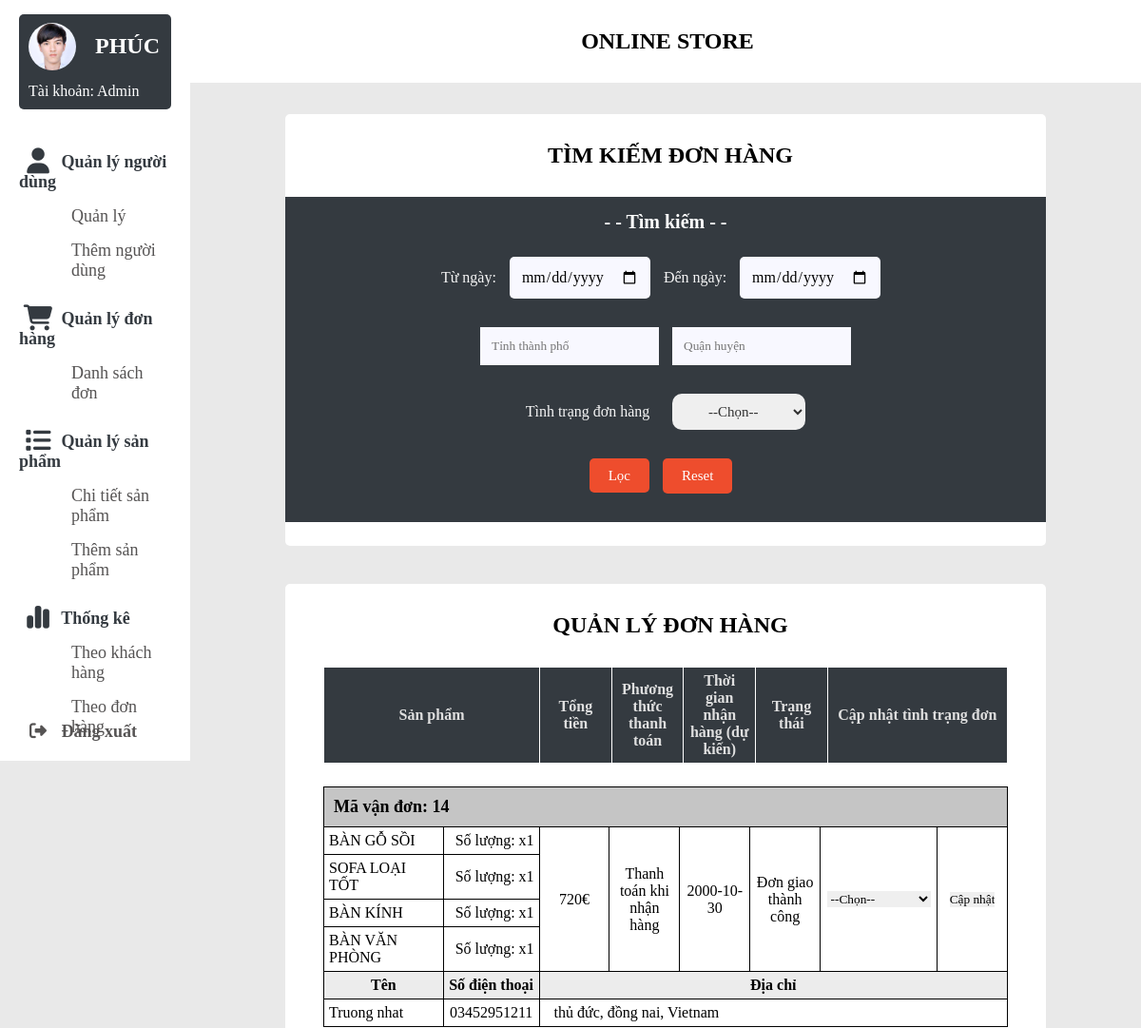
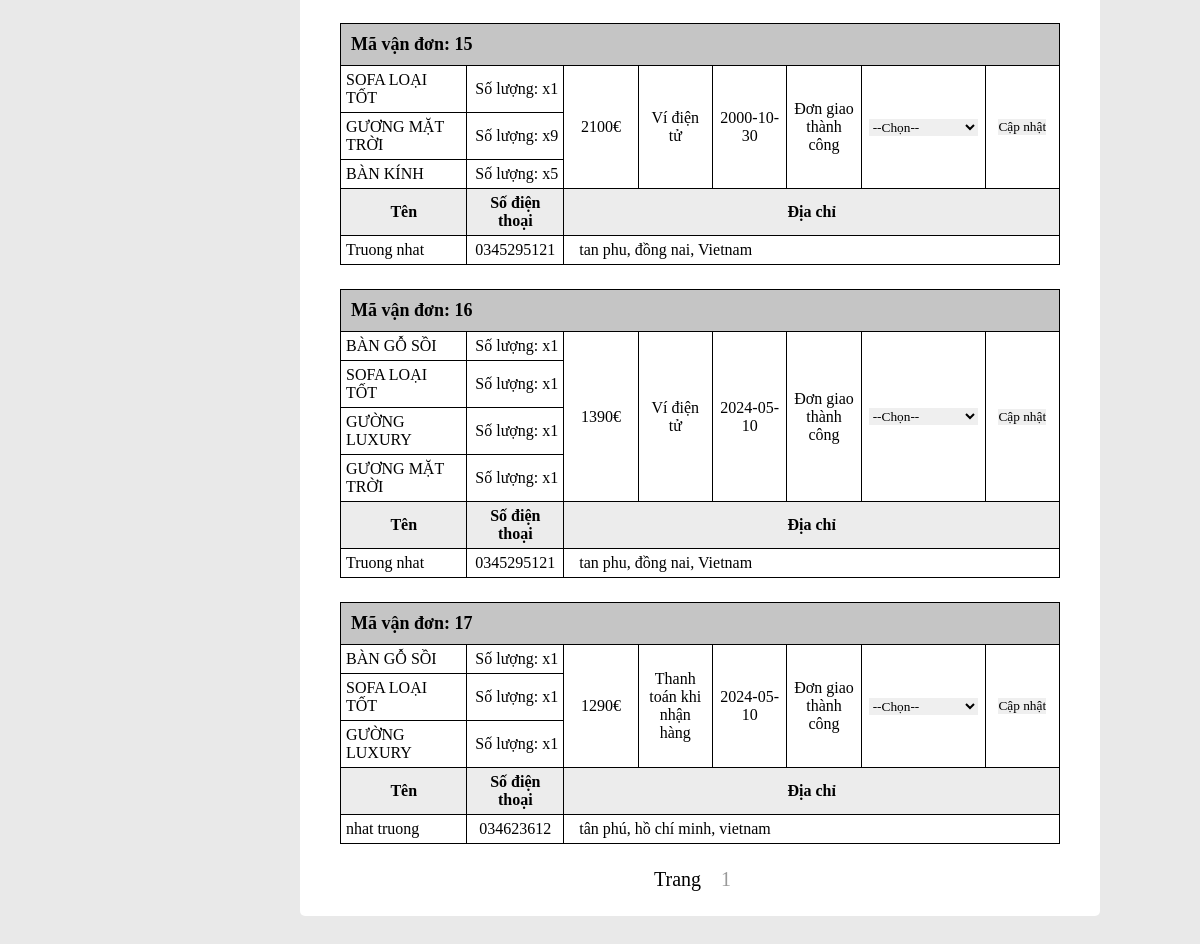
The page /admin/cart-admin.php on the database its author committed (2 pictures, top to bottom).
### tables this page shows
CREATE TABLE `cart_detail` (
  `id` int(11) NOT NULL,
  `username` varchar(500) NOT NULL,
  `hoten` varchar(50) NOT NULL,
  `diachi` varchar(1000) NOT NULL,
  `sdt` varchar(50) NOT NULL,
  `payment` varchar(50) NOT NULL,
  `tensp` varchar(500) NOT NULL,
  `soluong` varchar(500) NOT NULL,
  `gia` varchar(500) NOT NULL,
  `tong` varchar(50) NOT NULL,
  `tongtien` varchar(50) NOT NULL,
  `xuly` varchar(50) NOT NULL,
  `time_shipping` date NOT NULL,
  `time_order` date NOT NULL
);

### admin/cart-admin.php (the view, shortened to what this page needs)
<?php
global $conn;
$username_admin = $_GET['admin'];
$sql = "SELECT * from cart_detail where 1=1";
$result = $conn->query($sql);
?>
<span style="font-family: verdana, geneva, sans-serif;">
<!DOCTYPE html>
<html lang="en">
<head>
<link rel="stylesheet" href="style/style_admin.css" />
<link rel="stylesheet" href="style/style_cartadmin.css" />
<link rel="stylesheet" href="https://cdnjs.cloudflare.com/ajax/libs/font-awesome/6.5.0/css/all.min.css" />
</head>
<body>
<div class="container">
    <?php include 'navbar.php'; ?>
    <div class="top-banner">
        <p>Online store</p>
    </div>
    <section class="main">
    <div class="main-top"></div>
    <div class="background-section">
        <div class="main-body">
            <h1>TÌM KIẾM ĐƠN HÀNG</h1>
        </div>
            <form action="" class="form-search" method="post">
                <h5 class="h5-search">- - Tìm kiếm - -</h5>
                <div class="date-search-cart-admin">
                    <label for="" class="label">Từ ngày:</label>
                    <input type="date" name="from-date" class="select">
                    <label for="" class="label">Đến ngày:</label>
                    <input type="date" class="select" name="to-date">
                </div>
                <div class="address-search-cart-admin">
                    <input class="label2" type="text" name="city" placeholder="Tỉnh thành phố">
                    <input class="label3" type="text" name="district" placeholder="Quận huyện">
                </div>
                <div class="abcde">
                    <label for="" class="label">Tình trạng đơn hàng</label>
                    <select name="donhang" >
                        <option value="">--Chọn--</option>
                    </select>
                </div>
                <div class="nut-loc-va-reset">
                    <label for="submitbutton">
                    <span  class="button">Lọc</span>
                    </label>
                    <input type="submit" id="resetbutton" name="reset" class="button" value="Reset">
                </div>
            </form>
    </div>
    <div class="background-section">
        <div class="main-body">
        <h1>QUẢN LÝ ĐƠN HÀNG</h1>
    </div>
    <table class="table-main">
    <tr class="tr-main">
        <th class="sanpham" colspan="2">Sản phẩm</th>
        <th class="doanhthu">Tổng tiền</th>
        <th class="vanchuyen">Phương thức thanh toán</th>
        <th class="thoigian">Thời gian nhận hàng (dự kiến)</th>
        <th class="trangthai">Trạng thái</th>
        <th class="thaotac" colspan="2">Cập nhật tình trạng đơn</th>
    </tr>
    </table>
    <?php
    $records_per_page = 5;
    $sql_count = "SELECT COUNT(*) AS total_records FROM cart_detail";
    $result_count = $conn->query($sql_count);
    $row_count = $result_count->fetch_assoc();
    $total_records = $row_count['total_records'];
    $total_pages = ceil($total_records / $records_per_page);
    $pagination = "<div class='pagination' style='font-size: 20px;'> Trang ";
    for ($i = 1; $i <= $total_pages; $i++) {
        $pagination .= "<a style='text-decoration: none; padding: 0; min-width: 2.5rem; text-align: center; height: 1.875rem; font-size: 1.25rem; margin-left: .9375rem; margin-right: .9375rem; color: rgba(0,0,0,.4); display: inline; justify-content: center;' href='?admin=$username_admin&page=$i'>$i</a>";
    }
    $pagination .= "</div>";
    while ($row = $result->fetch_assoc()) {
        $tensp_array = explode('/', $row['tensp']);
        $soluong_array = explode('/', $row['soluong']);
        $count_slash = count($tensp_array);
        ?>
        <table class="table-data">
            <tr class="tr-data">
                <th class="mavandon" colspan="8">
                    Mã vận đơn: <?php echo $row['id']?>
                </th>
            </tr>
            <?php foreach ($tensp_array as $key => $product) { ?>
            <tr>
                <td class="sanpham">
                    <?php echo $product?>
                </td>
                <td class="soluong">Số lượng: x<?php echo $soluong_array[$key]?></td>
                <?php if ($key === 0)
                {
                    ?>
                    <td class="doanhthu" rowspan="<?php echo $count_slash?>">
                        <?php echo $row['tongtien'].'€'?>
                    </td>
                    <td class="vanchuyen" rowspan="<?php echo $count_slash?>">
                        <?php echo $row['payment']?>
                    </td>
                    <td class="date" rowspan="<?php echo $count_slash?>"><?php echo $row['time_shipping']?></td>
                    <td class="trangthai" rowspan="<?php echo $count_slash?>">
                        <?php
                        if ($row['xuly']==1){
                            echo 'Đơn chưa xác nhận';
                        }
                        else if ($row['xuly']==2){
                            echo 'Đơn đã xác nhận';
                        }
                        else if ($row['xuly']==3){
                            echo 'Đơn giao thành công';
                        }
                        else if ($row['xuly']==4){
                            echo 'Hủy đơn';
                        }
                        ?>
                    </td>
                    <form method="post">
                        <td class="option" rowspan="<?php echo $count_slash?>">
                            <select name="selection">
                                <option value="">--Chọn--</option>
                            </select>
                        </td>
                        <td class="capnhat" rowspan="<?php echo $count_slash?>">
                            <input type="submit" name="update" value="Cập nhật">
                        </td>
                    </form>
                    <?php
                }
                ?>
            </tr>
            <?php } ?>
            <tr>
                <th class="name">Tên</th>
                <th class="sdt">Số điện thoại</th>
                <th colspan="6" class="address">Địa chỉ</th>
            </tr>
            <tr>
                <td class="name">
                    <?php echo $row['hoten']?>
                </td >
                <td class="sdt">
                    <?php echo $row['sdt']?>
                </td>
                <td colspan="6" class="address">
                    <?php echo $row['diachi']?>
                </td>
            </tr>
        </table>
        <?php
    }
    echo $pagination;
    ?>
    </div>
    </section>
</div>
</body>
</html>

### admin/style/style_admin.css (style rules this page uses)
* { margin: 0; padding: 0; outline: none; border: none; text-decoration: none; list-style: none; box-sizing: border-box; font-family: 'Times New Roman', Times, serif; }
body { background: rgb(233, 233, 233); overflow-y: scroll; }
.container { display:flex; }
img, h1 { margin-left: 10px; }
.top-banner { top: 0; left: 0; position: fixed; width: 85% ; padding: 30px; z-index: 6666; background-color: #fff; margin-left: 16% ; }
p { text-align: center ; font-weight: bold; font-size: 24px; text-transform: uppercase; }
.main { width: 100% ; text-align: center; }
.main-top { padding: 50px; }
.main-body { padding: 10px 10px 10px 20px; }
h1 { margin: 20px 10px; }
.background-section { background-color: white; margin-top: 2%; margin-bottom: 4% ; margin-left: 100px; margin-right: 100px; border-radius: 5px; }

### admin/style/style_cartadmin.css (style rules this page uses)
table { margin-left: 5%; width: 90%; margin-bottom: 3%; }
th, td, table { border: solid 1px black; border-collapse: collapse; }
th:not(.mavandon):not(th.name):not(th.address):not(th.sdt) { background-color: #343a40; color: #dfdfdf; border: solid 1px white; }
th,td { padding-top: 20px; padding-bottom: 30px; padding: 5px; }
.mavandon { background-color: #c5c5c5; text-align: left; font-size: 18px; padding:10px }
th.sanpham { width: 30%; }
td.soluong { text-align: right; width: 13%; }
td.sanpham { width: 17%; }
.doanhthu { width: 10%; text-align: center; }
.trangthai { width: 10%; text-align: center; }
.vanchuyen { width: 10%; }
td.vanchuyen { text-align: center; }
.thoigian { width: 10%; }
.date { width: 10%; text-align: center; }
.thaotac { width: 25%; text-align: center; }
.capnhat { width: 10%; text-align: center; }
.option { width: 15%; text-align: center; }
.background-section { padding-bottom: 2.5%; }
th.name, th.address, th.sdt { background-color: rgb(236, 236, 236); }
td.sdt { text-align: center; }
td.address { padding-left: 15px; }
.form-search { padding: 15px; background-color: #343a40; }
.h5-search { font-size: 20px; margin-bottom: 10px; color: white; }
.select { padding: 5px 0 5px 5px; font-size: 16px; border-radius: 5px; margin-right: 10px; background-color: white; }
.button { background-color: white; padding: 5px 10px 5px 10px; font-size: 16px ; border-radius: 5px; margin-right: 10px; }
input.select { margin-left: 10px; background: ghostwhite; border: 0; filter: none; outline: none; padding: 12px; text-align: left; }
.label { color: whitesmoke; min-width: 20%; overflow: hidden; padding-bottom: 30px; text-align: right; white-space: nowrap; }
.date-search-cart-admin { padding: 15px; }
.address-search-cart-admin { padding: 15px; }
.label2 { background: ghostwhite; border: 0; filter: none; outline: none; padding: 12px; text-align: left; }
.label3 { margin-left: 10px; background: ghostwhite; border: 0; filter: none; outline: none; padding: 12px; text-align: left; }
.abcde { padding: 15px; }
.abcde select { margin-left: 20px; color: rgba(0,0,0,0.8); border-radius: 10px; text-align: center; padding: 10px; font-size: 15px; }
.nut-loc-va-reset { padding: 15px; }
.nut-loc-va-reset span { padding: 10px 20px; font-size: 15px; background-color: rgb(238, 77, 45); color: rgb(255,255,255); outline: 0px; overflow: visible; position: relative; }
.nut-loc-va-reset input { padding: 10px 20px; font-size: 15px; background-color: rgb(238, 77, 45); color: rgb(255,255,255); outline: 0px; overflow: visible; position: relative; }

### rows shown on the page
cart_detail: id "14", tensp "BÀN GỖ SỒI", username "1", tongtien "720", payment "Thanh toán khi nhận hàng", time_shipping "2000-10-30", xuly "Đơn giao thành công", tensp "SOFA LOẠI TỐT", tensp "BÀN KÍNH", tensp "BÀN VĂN PHÒNG", hoten "Truong nhat", sdt "03452951211", diachi "thủ đức, đồng nai, Vietnam"
cart_detail: id "15", tensp "SOFA LOẠI TỐT", soluong "1", tongtien "2100", payment "Ví điện tử", time_shipping "2000-10-30", xuly "Đơn giao thành công", tensp "GƯƠNG MẶT TRỜI", soluong "9", tensp "BÀN KÍNH", soluong "5", hoten "Truong nhat", sdt "0345295121", diachi "tan phu, đồng nai, Vietnam"
cart_detail: id "16", tensp "BÀN GỖ SỒI", soluong "1", tongtien "1390", payment "Ví điện tử", time_shipping "2024-05-10", xuly "Đơn giao thành công", tensp "SOFA LOẠI TỐT", tensp "GƯỜNG LUXURY", tensp "GƯƠNG MẶT TRỜI", hoten "Truong nhat", sdt "0345295121", diachi "tan phu, đồng nai, Vietnam"
cart_detail: id "17", tensp "BÀN GỖ SỒI", soluong "1", tongtien "1290", payment "Thanh toán khi nhận hàng", time_shipping "2024-05-10", xuly "Đơn giao thành công", tensp "SOFA LOẠI TỐT", tensp "GƯỜNG LUXURY", hoten "nhat truong", sdt "034623612", diachi "tân phú, hồ chí minh, vietnam"
